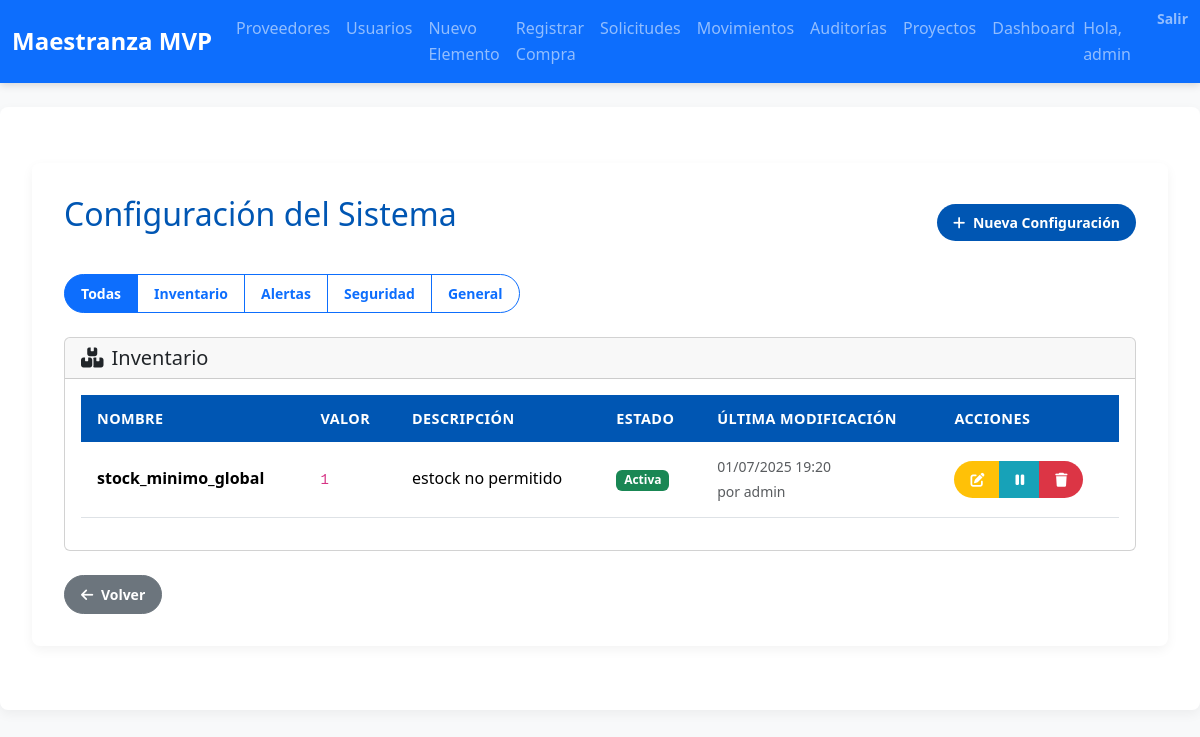
The page /configuracion/ (signed in) on the database its author committed.
### inventario/models.py (models this page shows, shortened)
class ConfiguracionSistema(models.Model):
    nombre = models.CharField(max_length=100, unique=True, help_text="Nombre de la configuración")
    valor = models.TextField(help_text="Valor de la configuración")
    descripcion = models.TextField(blank=True, help_text="Descripción de la configuración")
    categoria = models.CharField(max_length=50, choices=[
        ('inventario', 'Inventario'),
        ('alertas', 'Alertas'),
        ('seguridad', 'Seguridad'),
        ('general', 'General'),
    ], default='general')
    activo = models.BooleanField(default=True, help_text="Indica si la configuración está activa")
    fecha_creacion = models.DateTimeField(auto_now_add=True)
    fecha_modificacion = models.DateTimeField(auto_now=True)
    modificado_por = models.ForeignKey(User, on_delete=models.SET_NULL, null=True, blank=True)
    class Meta:
        verbose_name = "Configuración del Sistema"
        verbose_name_plural = "Configuraciones del Sistema"
        ordering = ['categoria', 'nombre']

### inventario/decorators.py (the view)
        def wrapper(request, *args, **kwargs):
            user = request.user
            if user.is_authenticated and (
                user.is_superuser or
                user.groups.filter(name=role_name).exists()
            ):
                return view_func(request, *args, **kwargs)
            messages.error(request,
                "🚫 No tienes permiso para acceder a esta funcionalidad."
            )
            return redirect('inventario:index')

### inventario/context_processors.py (called while the page is built)
def role_flags(request):
    user = request.user
    return {
        'is_admin':    user.is_authenticated and user.is_superuser,
        'is_gestor':   user.is_authenticated and user.groups.filter(name='Gestor de Inventario').exists(),
        'is_comprador':user.is_authenticated and user.groups.filter(name='Comprador').exists(),
        'is_logistica':user.is_authenticated and user.groups.filter(name='Logística').exists(),
        'is_auditor':  user.is_authenticated and user.groups.filter(name='Auditor').exists(),
        'is_produccion':user.is_authenticated and user.groups.filter(name='Jefe de Producción').exists(),
        'is_gerente_proyecto':user.is_authenticated and user.groups.filter(name='Gerente de Proyectos').exists(),
        'is_usuario_final':user.is_authenticated and user.groups.filter(name='Usuario Final').exists(),
    }

### inventario/views.py (called while the page is built)
@login_required
@role_required('Administrador del Sistema')
def configuracion_list(request):
    configuraciones = ConfiguracionSistema.objects.all().order_by('categoria', 'nombre')
    categoria = request.GET.get('categoria')
    if categoria:
        configuraciones = configuraciones.filter(categoria=categoria)
    configuraciones_por_categoria = {}
    for config in configuraciones:
        if config.categoria not in configuraciones_por_categoria:
            configuraciones_por_categoria[config.categoria] = []
        configuraciones_por_categoria[config.categoria].append(config)
    return render(request, 'inventario/configuracion_list.html', {
        'configuraciones_por_categoria': configuraciones_por_categoria,
        'categoria_actual': categoria
    })

### inventario/templates/inventario/configuracion_list.html
{% extends 'inventario/base.html' %}
{% block content %}
<div class="container mt-4">
  <div class="d-flex justify-content-between align-items-center mb-4">
    <h2>Configuración del Sistema</h2>
    <a href="{% url 'inventario:configuracion_create' %}" class="btn btn-primary">
      <i class="fas fa-plus me-1"></i>
      Nueva Configuración
    </a>
  </div>
  <div class="mb-4">
    <div class="btn-group" role="group">
      <a href="{% url 'inventario:configuracion_list' %}"
         class="btn btn-outline-primary {% if not categoria_actual %}active{% endif %}">
        Todas
      </a>
      <a href="{% url 'inventario:configuracion_list' %}?categoria=inventario"
         class="btn btn-outline-primary {% if categoria_actual == 'inventario' %}active{% endif %}">
        Inventario
      </a>
      <a href="{% url 'inventario:configuracion_list' %}?categoria=alertas"
         class="btn btn-outline-primary {% if categoria_actual == 'alertas' %}active{% endif %}">
        Alertas
      </a>
      <a href="{% url 'inventario:configuracion_list' %}?categoria=seguridad"
         class="btn btn-outline-primary {% if categoria_actual == 'seguridad' %}active{% endif %}">
        Seguridad
      </a>
      <a href="{% url 'inventario:configuracion_list' %}?categoria=general"
         class="btn btn-outline-primary {% if categoria_actual == 'general' %}active{% endif %}">
        General
      </a>
    </div>
  </div>
  {% if configuraciones_por_categoria %}
    {% for categoria, configuraciones in configuraciones_por_categoria.items %}
      <div class="card mb-4">
        <div class="card-header">
          <h5 class="mb-0">
            {% if categoria == 'inventario' %}
              <i class="fas fa-boxes me-2"></i>Inventario
            {% elif categoria == 'alertas' %}
              <i class="fas fa-bell me-2"></i>Alertas
            {% elif categoria == 'seguridad' %}
              <i class="fas fa-shield-alt me-2"></i>Seguridad
            {% else %}
              <i class="fas fa-cog me-2"></i>General
            {% endif %}
          </h5>
        </div>
        <div class="card-body">
          <div class="table-responsive">
            <table class="table table-hover">
              <thead>
                <tr>
                  <th>Nombre</th>
                  <th>Valor</th>
                  <th>Descripción</th>
                  <th>Estado</th>
                  <th>Última Modificación</th>
                  <th>Acciones</th>
                </tr>
              </thead>
              <tbody>
                {% for config in configuraciones %}
                  <tr>
                    <td>
                      <strong>{{ config.nombre }}</strong>
                    </td>
                    <td>
                      <code>{{ config.valor }}</code>
                    </td>
                    <td>
                      {% if config.descripcion %}
                        {{ config.descripcion|truncatechars:50 }}
                      {% else %}
                        <span class="text-muted">Sin descripción</span>
                      {% endif %}
                    </td>
                    <td>
                      {% if config.activo %}
                        <span class="badge bg-success">Activa</span>
                      {% else %}
                        <span class="badge bg-secondary">Inactiva</span>
                      {% endif %}
                    </td>
                    <td>
                      <small class="text-muted">
                        {{ config.fecha_modificacion|date:"d/m/Y H:i" }}
                        {% if config.modificado_por %}
                          <br>por {{ config.modificado_por.username }}
                        {% endif %}
                      </small>
                    </td>
                    <td>
                      <div class="btn-group btn-group-sm" role="group">
                        <a href="{% url 'inventario:configuracion_update' config.pk %}"
                           class="btn btn-warning text-white" title="Editar">
                          <i class="fas fa-edit"></i>
                        </a>
                        <a href="{% url 'inventario:configuracion_toggle' config.pk %}"
                           class="btn btn-info text-white" title="{% if config.activo %}Desactivar{% else %}Activar{% endif %}">
                          <i class="fas fa-{% if config.activo %}pause{% else %}play{% endif %}"></i>
                        </a>
                        <a href="{% url 'inventario:configuracion_delete' config.pk %}"
                           class="btn btn-danger text-white" title="Eliminar">
                          <i class="fas fa-trash"></i>
                        </a>
                      </div>
                    </td>
                  </tr>
                {% endfor %}
              </tbody>
            </table>
          </div>
        </div>
      </div>
    {% endfor %}
  {% else %}
    <div class="alert alert-info">
      <i class="fas fa-info-circle me-2"></i>
      No hay configuraciones registradas.
      <a href="{% url 'inventario:configuracion_create' %}" class="alert-link">Crear la primera configuración</a>
    </div>
  {% endif %}
  <a href="{% url 'inventario:index' %}" class="btn btn-secondary">
    <i class="fas fa-arrow-left me-1"></i>
    Volver
  </a>
</div>
{% endblock %}

### inventario/templates/inventario/base.html (shortened to what this page needs)
{% load static %}
<!DOCTYPE html>
<html lang="es">
<head>
  <link
    href="https://cdn.jsdelivr.net/npm/bootstrap@5.3.2/dist/css/bootstrap.min.css"
    rel="stylesheet"
>
  <link
    href="https://cdnjs.cloudflare.com/ajax/libs/font-awesome/6.4.0/css/all.min.css"
    rel="stylesheet"
>
  <link rel="stylesheet" href="{% static 'inventario/css/styles.css' %}">
</head>
<body>
  <nav class="navbar navbar-expand-lg navbar-dark bg-primary">
    <div class="container-fluid">
      <a class="navbar-brand" href="{% url 'inventario:index' %}">Maestranza MVP</a>
      <div class="collapse navbar-collapse" id="navbarNav">
        <ul class="navbar-nav me-auto">
          {% if user.is_authenticated %}
            {% if is_admin %}
              <li class="nav-item"><a class="nav-link" href="{% url 'inventario:proveedor_list' %}">Proveedores</a></li>
              <li class="nav-item"><a class="nav-link" href="{% url 'inventario:usuario_list' %}">Usuarios</a></li>
              <li class="nav-item"><a class="nav-link" href="{% url 'inventario:elemento_create' %}">Nuevo Elemento</a></li>
              <li class="nav-item"><a class="nav-link" href="{% url 'inventario:recepcion_create' %}">Registrar Compra</a></li>
              <li class="nav-item"><a class="nav-link" href="{% url 'inventario:solicitud_list' %}">Solicitudes</a></li>
              <li class="nav-item"><a class="nav-link" href="{% url 'inventario:movimiento_list' %}">Movimientos</a></li>
              <li class="nav-item"><a class="nav-link" href="{% url 'inventario:auditoria_list' %}">Auditorías</a></li>
              <li class="nav-item"><a class="nav-link" href="{% url 'inventario:proyecto_list' %}">Proyectos</a></li>
              <li class="nav-item"><a class="nav-link" href="{% url 'inventario:dashboard_proyectos' %}">Dashboard</a></li>
            {% endif %}
          {% endif %}
        </ul>
        <ul class="navbar-nav">
          {% if user.is_authenticated %}
            <li class="nav-item navbar-text me-3">Hola, {{ user.username }}</li>
            <li class="nav-item">
              <form method="post" action="{% url 'logout' %}" class="d-inline">
                <button class="nav-link btn btn-link p-0">Salir</button>
              </form>
            </li>
          {% endif %}
        </ul>
      </div>
    </div>
  </nav>
  <div class="container mt-4">
    {% block content %}{% endblock %}
  </div>
</body>
</html>

### inventario/static/inventario/css/styles.css (style rules this page uses)
:root { --brand-primary: #0056b3; --brand-secondary: #6c757d; --brand-success: #28a745; --brand-warning: #ffc107; --brand-danger: #dc3545; --brand-info: #17a2b8; --light-bg: #f8f9fa; --dark-bg: #343a40; --text-base: #212529; --text-muted: #6c757d; --table-border: #dee2e6; --stripe-bg: rgba(0, 0, 0, 0.03); }
* { margin: 0; padding: 0; box-sizing: border-box; }
body { font-family: 'Segoe UI', Tahoma, Geneva, Verdana, sans-serif; background-color: var(--light-bg); color: var(--text-base); line-height: 1.6; }
.navbar { box-shadow: 0 2px 8px rgba(0, 0, 0, 0.15); }
.navbar-brand { font-weight: 700; font-size: 1.5rem; }
.nav-link { font-weight: 500; }
.container { max-width: 1200px; margin: 2rem auto; background: #fff; padding: 2rem; border-radius: 0.5rem; box-shadow: 0 4px 12px rgba(0, 0, 0, 0.05); }
h1, h2, h3 { color: var(--brand-primary); margin-bottom: 1rem; }
.table { width: 100%; margin-bottom: 1rem; border-collapse: separate; border-spacing: 0; }
.table thead th { background-color: var(--brand-primary); color: #ffffff; text-transform: uppercase; font-size: 0.9rem; letter-spacing: 0.03em; border: none; }
.table th, .table td { padding: 0.75rem 1rem; border-bottom: 1px solid var(--table-border); vertical-align: middle; }
.btn { border-radius: 2rem; padding: 0.5rem 1rem; font-size: 0.875rem; font-weight: 600; transition: filter 0.2s ease; }
.btn-primary { background-color: var(--brand-primary); border: none; }
.btn-warning { background-color: var(--brand-warning); border: none; }
.btn-danger { background-color: var(--brand-danger); border: none; }
.btn-info { background-color: var(--brand-info); border: none; }

### rows shown on the page
ConfiguracionSistema: categoria "inventario" (drawn), nombre "stock_minimo_global", valor "1", descripcion "estock no permitido", activo "Activa", fecha_modificacion "01/07/2025 19:20", modificado_por.username "admin"

### other values the page prints
{{ user.username }} "admin"
